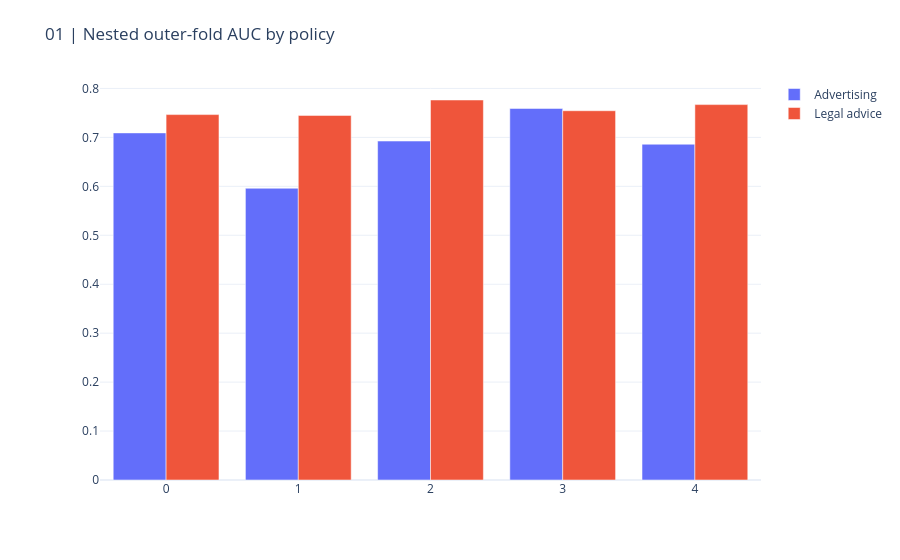
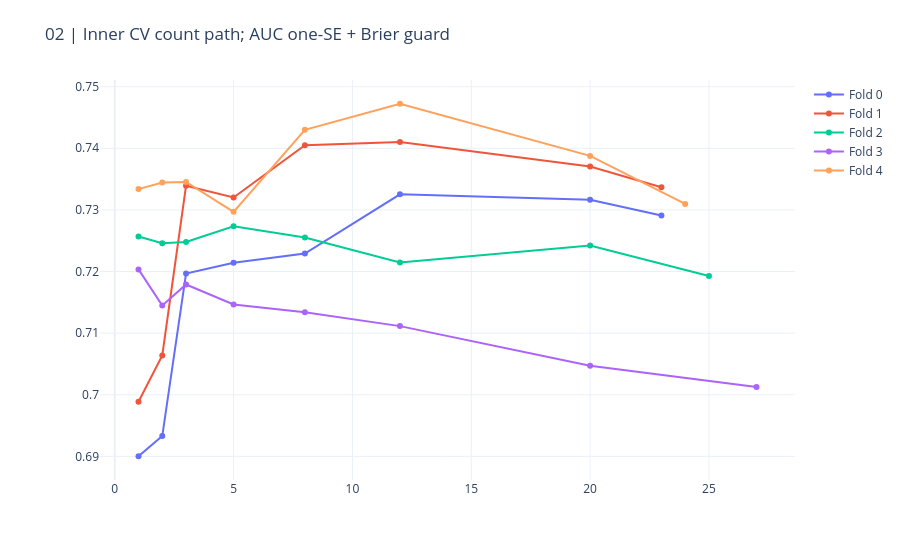

The cell these charts' notebook holds for them, in order:
### Markdown cell above
## Metric discipline

Macro AUC is primary. Brier and probability RMSE provide the same squared-error ordering, so the count rule uses an AUC one-SE set with a Brier one-SE guard rather than treating RMSE as an independent objective.

### Code cell
display(pd.DataFrame(result['outer_folds'])[['outer_fold','selected_count','macro_auc','advertising_auc','legal_advice_auc','pooled_auc','brier','probability_rmse','log_loss']])
CHARTS[0].show(renderer='plotly_mimetype'); CHARTS[1].show(renderer='plotly_mimetype')

### Figure 1 — Plotly figure (JSON) as saved in the notebook; plotly's stock layout.template omitted (floating-point values rounded to 4 significant figures)
{"data": [{"name": "Advertising", "type": "bar", "x": [0, 1, 2, 3, 4], "y": [0.7093, 0.5962, 0.6926, 0.7593, 0.6861]}, {"name": "Legal advice", "type": "bar", "x": [0, 1, 2, 3, 4], "y": [0.7467, 0.745, 0.7765, 0.7546, 0.7671]}], "layout": {"barmode": "group", "margin": {"b": 80, "l": 100, "r": 40, "t": 80}, "title": {"text": "01 | Nested outer-fold AUC by policy"}}}

### Figure 2 — Plotly figure (JSON) as saved in the notebook; plotly's stock layout.template omitted (floating-point values rounded to 4 significant figures)
{"data": [{"mode": "lines+markers", "name": "Fold 0", "type": "scatter", "x": [1, 2, 3, 5, 8, 12, 20, 23], "y": [0.69, 0.6933, 0.7197, 0.7214, 0.7229, 0.7325, 0.7317, 0.7291]}, {"mode": "lines+markers", "name": "Fold 1", "type": "scatter", "x": [1, 2, 3, 5, 8, 12, 20, 23], "y": [0.6989, 0.7064, 0.7339, 0.732, 0.7405, 0.741, 0.737, 0.7337]}, {"mode": "lines+markers", "name": "Fold 2", "type": "scatter", "x": [1, 2, 3, 5, 8, 12, 20, 25], "y": [0.7257, 0.7246, 0.7248, 0.7273, 0.7255, 0.7215, 0.7242, 0.7193]}, {"mode": "lines+markers", "name": "Fold 3", "type": "scatter", "x": [1, 2, 3, 5, 8, 12, 20, 27], "y": [0.7203, 0.7145, 0.7179, 0.7146, 0.7134, 0.7111, 0.7047, 0.7013]}, {"mode": "lines+markers", "name": "Fold 4", "type": "scatter", "x": [1, 2, 3, 5, 8, 12, 20, 24], "y": [0.7334, 0.7344, 0.7345, 0.7297, 0.743, 0.7472, 0.7388, 0.731]}], "layout": {"margin": {"b": 80, "l": 100, "r": 40, "t": 80}, "title": {"text": "02 | Inner CV count path; AUC one-SE + Brier guard"}}}
